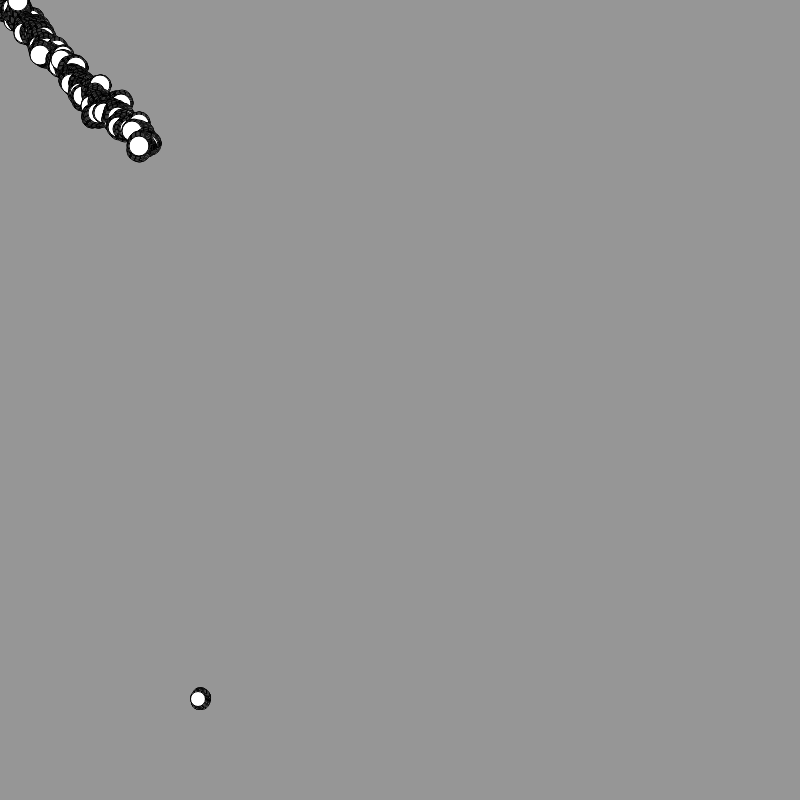
Frame 1 (no input)
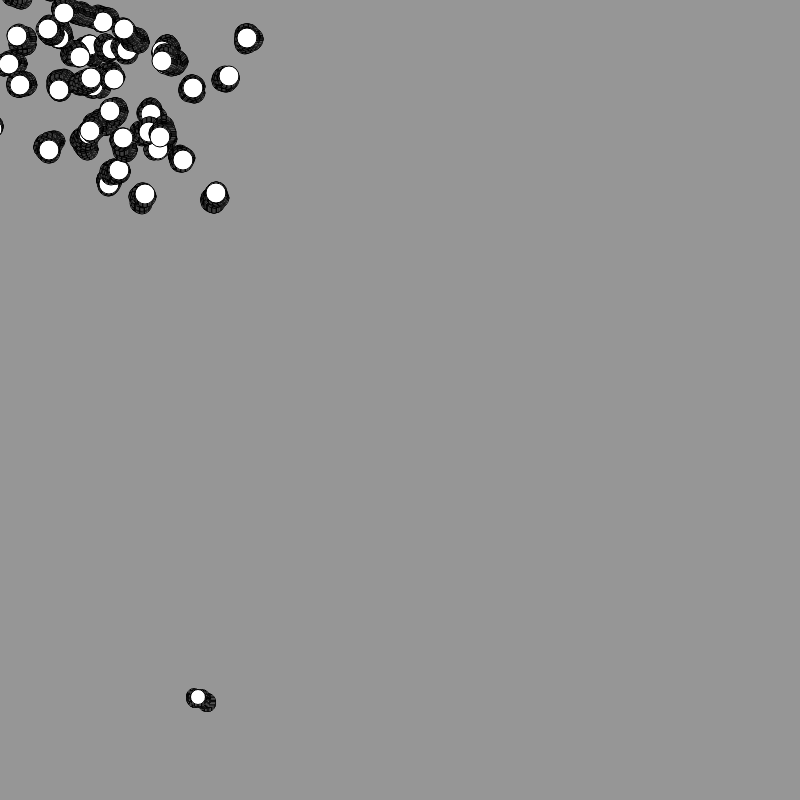
Frame 60 (no input)
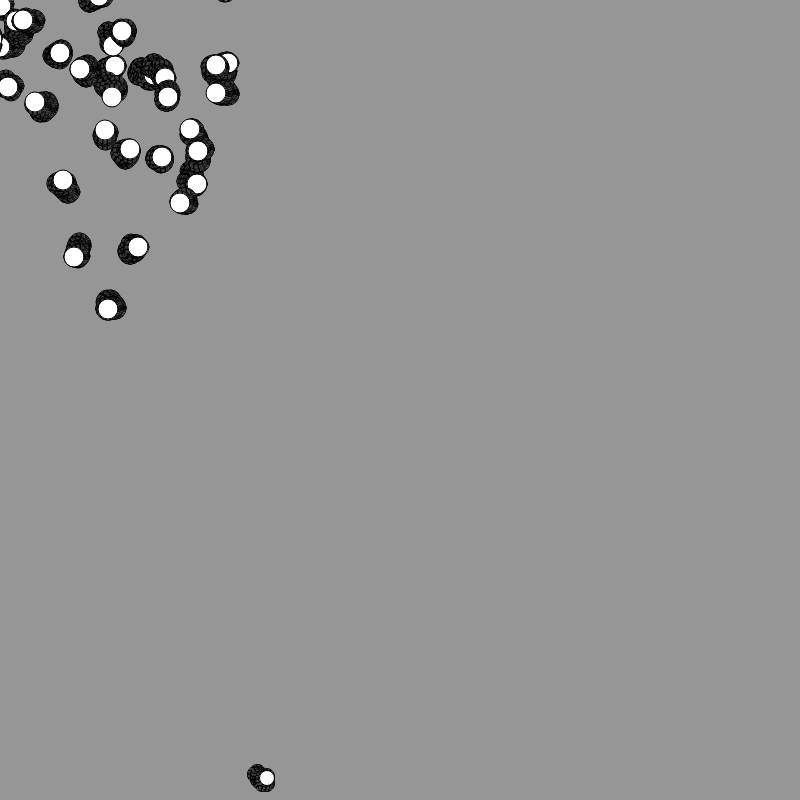
Frame 120 (the mouse pressed at the canvas centre since frame 60)

The p5.js sketch that drew these frames (run headless with seeded random() and noise() and a simulated clock; from frame 60 on, the mouse is pressed at the canvas centre):

// p5.js sketch
// ── sketch.js
'use strict';

var EllipseMaker = function(x,y,w,h){
  this.x = x;
  this.y = y;
  this.w = w;
  this.h = h;
  this.make = function(){

    for(var i = 0; i < 100; i ++){
      ellipse(this.x,this.y,this.w,this.h);
      let randDirection = function(min, max){
        min = Math.ceil(min);
        max = Math.floor(max);
        return Math.floor(Math.random() * (max - min)) + min;
      };

      let rand = randDirection(0,4);


      if (rand === 0){
        this.x ++;
      }
      else if(rand === 1){
        this.x --;
      }
      else if(rand === 2){
        this.y ++;
      }
      else if (rand === 3){
        this.y --;
      }
    }
  };
};

var howMany = 50;
var howManyArr = [];
howManyArr.length = howMany.valueOf();

for (var i = 0; i < howManyArr.length; i ++){
howManyArr[i] = new EllipseMaker(i * 3,i * 3,20,20);
}




// single one
var el1 = new EllipseMaker(200,700,15,15);


function setup() {
  createCanvas(800, 800);
  // el1.make();
  // el1.move();
}


function draw() {
  background(150);
  el1.make();
  for(var i = 0; i < howManyArr.length; i ++){
  howManyArr[i].make();  
  }


}
// ── app.js
// var EllipseMaker = function(x,y,w,h){
//   this.x = x;
//   this.y = y;
//   this.w = w;
//   this.h = h;

// };

// var el1 = new EllipseMaker(25,25,15,15);
